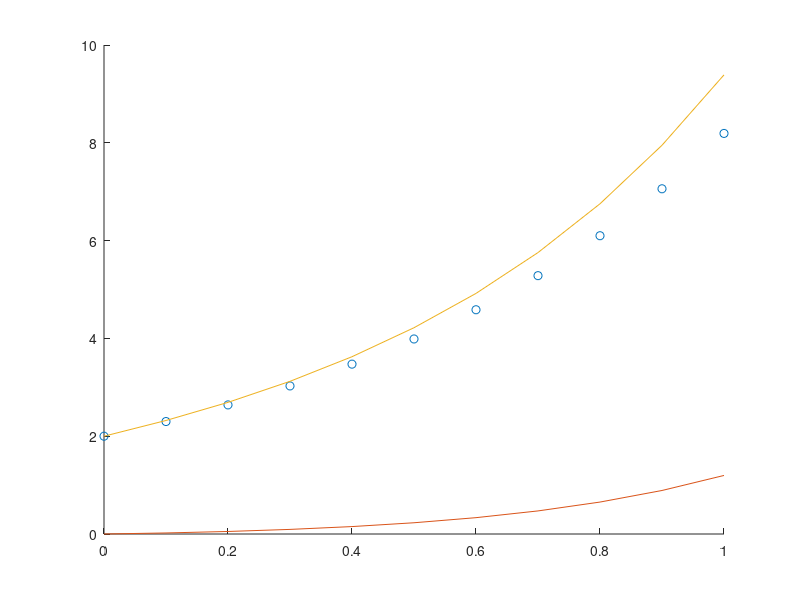

Write MATLAB code to recreate this figure.
function metodo_euler
  hold on
  f = @(x, y)(2*y - 2*x-1);
  y0 = 2;
  h = 0.1;
  x = 0 : h : 1;
  y = [y0];
  for i = 2: 11
    y(i) = y(i-1) + h*f(x(i-1), y(i-1));
  endfor
  plot(x, y, "o");
  error = [];

  for i = 1 : 11
    error(i)=exp(2*x(i))+x(i)+1 - y(i);
  endfor
  plot(x, error);
  plot(x, exp(2*x)+x+1)

  hold off

endfunction
